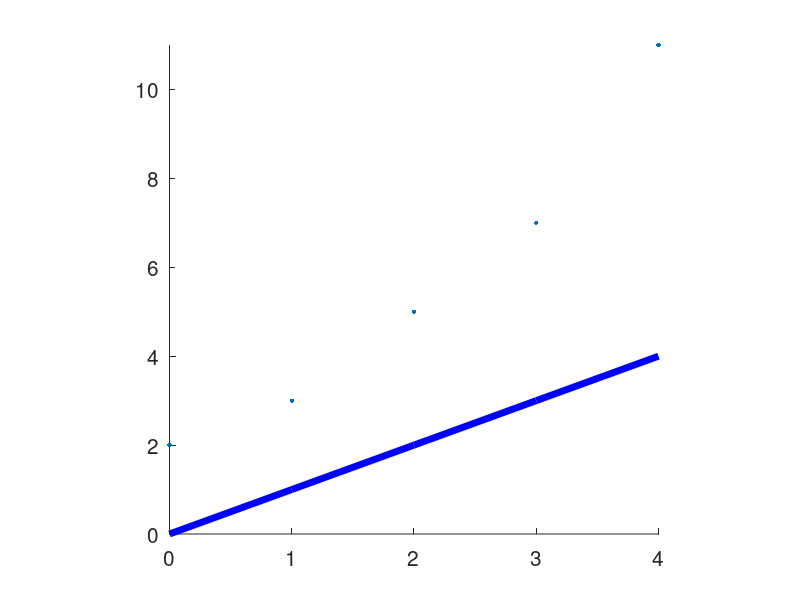

This chart was generated by the following MATLAB code:
## Script that calculates a sequence of primes			        #1
								        #2
# Clear the prime array							#3
clear prime_sequence;							#4
									#5
# Retrieve user input							#6
fflush(stdout);								#7
nprimes = input("Enter number of primes (> 0): ");			#8
									#9
# Initializing x to 2 - gets rid of a comparison			#10
# operation inside the loop						#11
x = 2;									#12
									#13
# Initialize counter to 1 since 2 is a prime			        #14
prime_counter = 1;							#15
prime_sequence(prime_counter) = x;					#16
									#17
while prime_counter<nprimes						#18
  # Assume x is a prime number					        #19
  is_x_prime = 1;							#20
									#21
  # if the remainder of x/2 or x/y for y<x is zero then		#22
  #x is not a prime. 							#23
  if ( rem(x,2)==0 )							#24
    is_x_prime = 0;							#25
  else									#26
    for y=3:2:x-1							#27
      if ( rem(x,y)==0 )						#28
        is_x_prime = 0;							#29
        break;								#30
      endif								#31
    endfor								#32
  endif									#33
									#34
  # if is_x_prime is true (1) then save the value of		        #35
  # x in an array							#36
  if ( is_x_prime )							#37
    prime_counter++;							#38
    prime_sequence(prime_counter) = x;				        #39
  endif									#40
									#41
  x++;									#42
endwhile								#43

 x = [0:1:nprimes-1]
 y = x


line(x, y, "linewidth", 5, "color", "blue");

hold on

scatter(x, prime_sequence, 10, "red", "filled");

set(gca, "fontsize", 15, "xlim", [0, max(x)], "ylim", [0, max(prime_sequence)])

axis("square");
